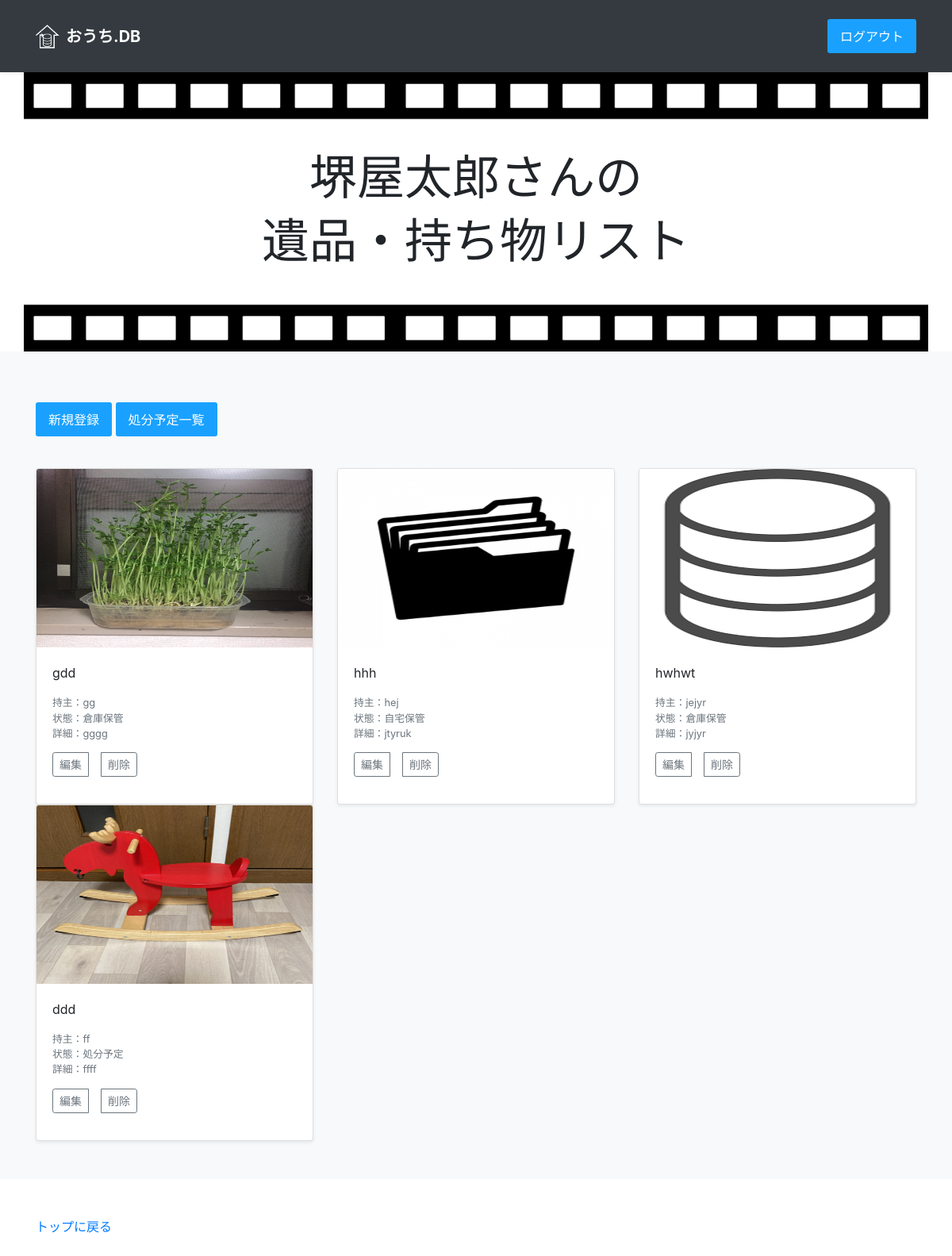
Screenshot of / (signed in) with the database file from the repository.
### app.py (models this page shows)
class Post(db.Model):
    id = db.Column(db.Integer, primary_key=True)
    username = db.Column(db.String(20), nullable=False)
    category = db.Column(db.String(40), nullable=False)
    title = db.Column(db.String(50), nullable=False)
    status = db.Column(db.String(40), nullable=False)
    user_image_url = db.Column(db.String(120))
    sreated_at = db.Column(db.DateTime, nullable=False, default=datetime.now(pytz.timezone('Asia/Tokyo')))

### app.py (the view)
@app.route("/", methods=['GET', 'POST'])
@login_required
def index():
    if request.method == 'GET':
        posts = Post.query.all()
        user = User.query.all()
        return render_template('index.html', posts=posts)

### app.py (called while the page is built)
@login_manager.user_loader
def load_user(user_id):
    return User.query.get(int(user_id))

### templates/index.html (shortened to what this page needs)
{% extends "base.html" %}
{% block content %}
  <header>
      <div class="navbar navbar-dark bg-dark shadow-sm">
        <div class="container">
          <a href="#" class="navbar-brand d-flex align-items-center">
            <img src="{{ url_for('static', filename='images/ouchilogo.png')}}" width="30" height="30">
            <strong>おうち.DB</strong>
          </a>
          <button onclick="location.href='/logout'">ログアウト</button>
        </div>
      </div>
    </header>
    <main>
      <section class="py-5 text-center container back">
        <div class="row py-lg-5">
          <div class="col-lg-6 col-md-8 mx-auto">
            <h1 class="fw-light" id ="memory">堺屋太郎さんの</h1>
            <h1 class="fw-light" id ="memory">遺品・持ち物リスト</h1>
          </div>
        </div>
      </section>
      <div class="album py-5 bg-light">
        <div class="container">
          <button onclick="location.href='/create'">新規登録</button>
          <button onclick="location.href='/dispose'">処分予定一覧</button><br><br>
          <div class="row row-cols-1 row-cols-sm-2 row-cols-md-3 g-3">
{% for post in posts %}
  <div class="col">
    <div class="card shadow-sm">
      <img class="bd-placeholder-img card-img-top" width="100%" height="225" src="{{ post.user_image_url }}">
      <div class="card-body">
        <p class="card-text">{{ post.title }}</p>
        <div class="d-flex justify-content-between align-items-center">
          <small class="text-muted">持主：{{ post.username }}</small>
        </div>
        <div class="d-flex justify-content-between align-items-center">
          <small class="text-muted">状態：{{ post.status }}</small>
        </div>
        <div class="d-flex justify-content-between align-items-center">
          <small class="text-muted">詳細：{{ post.category }}</small>
        </div>
        <div class="d-flex justify-content-between align-items-center">
          <div class="btn-group">
            <button type="button" onclick="location.href='/{{post.id}}/update'" class="btn btn-sm btn-outline-secondary">編集</button>
            <button type="button" onclick="location.href='/{{post.id}}/delete';return confirm('本当に削除してもよろしいですか？')" class="btn btn-sm btn-outline-secondary">削除</button>
          </div>
        </div>
  </div>
</div>
</div>
{% endfor %}
</main>
    <footer class="text-muted py-5">
      <div class="container">
        <p class="float-end mb-1">
          <a href="#">トップに戻る</a>
        </p>
      </div>
    </footer>
{% endblock %}

### templates/base.html (shortened to what this page needs)
<!DOCTYPE html>
<html lang="ja">
    <head>
        <link rel="stylesheet" href="https://cdn.jsdelivr.net/npm/bootstrap@4.4.1/dist/css/bootstrap.min.css">
        <link rel="stylesheet" href="{{ url_for('static', filename='css/styles.css')}}">
    </head>
    <body>
        {% block content %}
        {% endblock %}
    </body>
</html>

### static/css/styles.css (style rules this page uses)
.bd-placeholder-img { font-size: 1.125rem; text-anchor: middle; -webkit-user-select: none; -moz-user-select: none; user-select: none; }
.back { background-image: url(images/film.png); background-size: contain; }
header img { margin-right: 0.5rem; }
#memory { font-size: 60px; }
button { -moz-appearance: none; -webkit-appearance: none; appearance: none; margin: 1em 0; padding: 0.6em 1em; font-size: 1em; background-color: #1aa1ff; color: #FFF; cursor: pointer; border-radius: 3px; border: 0; transition: 0.3s; }

### rows the page displays
Post: user_image_url (picture), title "gdd", username "gg", status "倉庫保管", category "gggg"
Post: user_image_url (picture), title "hhh", username "hej", status "自宅保管", category "jtyruk"
Post: user_image_url (picture), title "hwhwt", username "jejyr", status "倉庫保管", category "jyjyr"
Post: user_image_url (picture), title "ddd", username "ff", status "処分予定", category "ffff"
